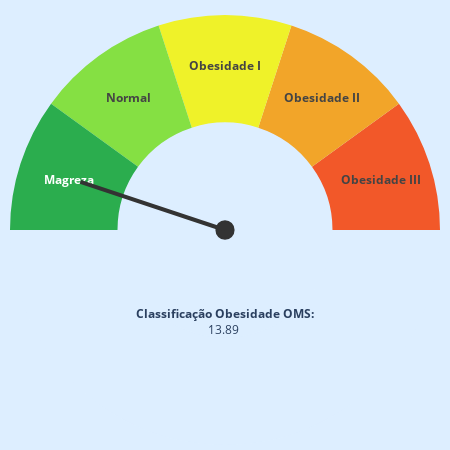
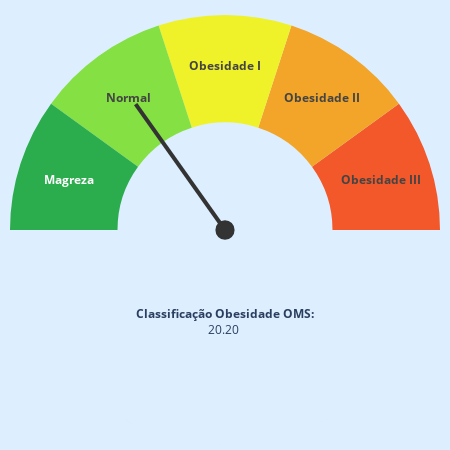
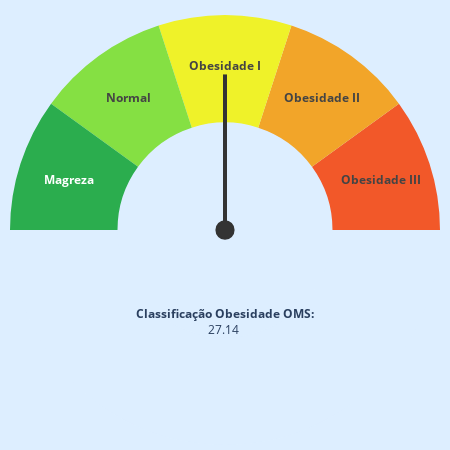
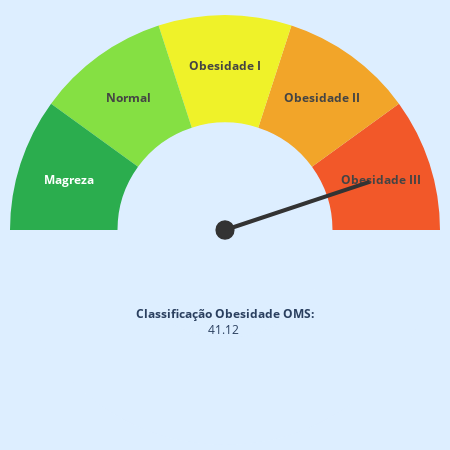

Notebook code for these charts, in order:
### Code cell
altura_peso = [[1.80, 45], [1.65, 55], [1.91, 99], [1.91, 150],[1.91, 190]]

# seu código

imc = []

# seu código
def imcFunc(alt, peso):
   imc = (peso / (alt **2))
   return imc

def verOms(imc):
    tp={}
    if imc <= 18.5:
        tp.update({'Magreza':10})
        return tp
    elif imc >18.5 and imc<25.00:
        tp.update({'Normal':30})
        return tp 
    elif imc >=25.00 and imc <30.00:
        tp.update({'Obesidade I':50})
        return tp
    elif imc >=30.00 and imc<40.00:
        tp.updatep({'Obesidade II':70})
        return tp 
    elif imc >=40:
        tp.update({'Obesidade grave III':90})
        return tp
         

l = len(altura_peso)
i = 0;

while l > 0:
    c = 0;

    imc.append(imcFunc(altura_peso[i][c], altura_peso[i][c+1]))
    print(f'Altura {altura_peso[i][c]} / Peso: {altura_peso[i][c+1]} / Imc : {imc[i]:,.2f}')
    ponteiro = verOms(imc[i])
    
    #gerando o grafico
    for p in ponteiro.items():
        gerarObesidade(p[1],imc[i])

    l = l-1
    c = c+1
    i = i+1

### Figure 1 — Plotly figure (JSON) as saved in the notebook; plotly's stock layout.template omitted (floating-point values rounded to 4 significant figures)
{"data": [{"hole": 0.5, "hoverinfo": "skip", "marker": {"colors": ["#def", "#f25829", "#f2a529", "#eff229", "#85e043", "#2bad4e"]}, "rotation": 90, "text": ["", "<b>Obesidade III</b>", "<b>Obesidade II</b>", "<b>Obesidade I</b>", "<b>Normal</b>", "<b>Magreza</b>"], "textinfo": "text", "type": "pie", "values": [0.5, 0.1, 0.1, 0.1, 0.1, 0.1]}], "layout": {"annotations": [{"showarrow": false, "text": "<b>Classificação Obesidade OMS:</b><br>13.89 ", "x": 0.5, "xanchor": "center", "xref": "paper", "y": 0.25, "yanchor": "bottom", "yref": "paper"}], "height": 450, "margin": {"b": 0, "l": 10, "r": 10, "t": 10}, "paper_bgcolor": "#def", "shapes": [{"fillcolor": "#333", "line": {"color": "#333"}, "type": "circle", "x0": 0.48, "x1": 0.52, "y0": 0.48, "y1": 0.52}, {"line": {"color": "#333", "width": 4}, "type": "line", "x0": 0.5, "x1": 0.1638, "y0": 0.5, "y1": 0.6093}], "showlegend": false, "width": 450}}

### Figure 2 — Plotly figure (JSON) as saved in the notebook; plotly's stock layout.template omitted (floating-point values rounded to 4 significant figures)
{"data": [{"hole": 0.5, "hoverinfo": "skip", "marker": {"colors": ["#def", "#f25829", "#f2a529", "#eff229", "#85e043", "#2bad4e"]}, "rotation": 90, "text": ["", "<b>Obesidade III</b>", "<b>Obesidade II</b>", "<b>Obesidade I</b>", "<b>Normal</b>", "<b>Magreza</b>"], "textinfo": "text", "type": "pie", "values": [0.5, 0.1, 0.1, 0.1, 0.1, 0.1]}], "layout": {"annotations": [{"showarrow": false, "text": "<b>Classificação Obesidade OMS:</b><br>20.20 ", "x": 0.5, "xanchor": "center", "xref": "paper", "y": 0.25, "yanchor": "bottom", "yref": "paper"}], "height": 450, "margin": {"b": 0, "l": 10, "r": 10, "t": 10}, "paper_bgcolor": "#def", "shapes": [{"fillcolor": "#333", "line": {"color": "#333"}, "type": "circle", "x0": 0.48, "x1": 0.52, "y0": 0.48, "y1": 0.52}, {"line": {"color": "#333", "width": 4}, "type": "line", "x0": 0.5, "x1": 0.2922, "y0": 0.5, "y1": 0.786}], "showlegend": false, "width": 450}}

### Figure 3 — Plotly figure (JSON) as saved in the notebook; plotly's stock layout.template omitted (floating-point values rounded to 4 significant figures)
{"data": [{"hole": 0.5, "hoverinfo": "skip", "marker": {"colors": ["#def", "#f25829", "#f2a529", "#eff229", "#85e043", "#2bad4e"]}, "rotation": 90, "text": ["", "<b>Obesidade III</b>", "<b>Obesidade II</b>", "<b>Obesidade I</b>", "<b>Normal</b>", "<b>Magreza</b>"], "textinfo": "text", "type": "pie", "values": [0.5, 0.1, 0.1, 0.1, 0.1, 0.1]}], "layout": {"annotations": [{"showarrow": false, "text": "<b>Classificação Obesidade OMS:</b><br>27.14 ", "x": 0.5, "xanchor": "center", "xref": "paper", "y": 0.25, "yanchor": "bottom", "yref": "paper"}], "height": 450, "margin": {"b": 0, "l": 10, "r": 10, "t": 10}, "paper_bgcolor": "#def", "shapes": [{"fillcolor": "#333", "line": {"color": "#333"}, "type": "circle", "x0": 0.48, "x1": 0.52, "y0": 0.48, "y1": 0.52}, {"line": {"color": "#333", "width": 4}, "type": "line", "x0": 0.5, "x1": 0.5, "y0": 0.5, "y1": 0.8536}], "showlegend": false, "width": 450}}

### Figure 4 — Plotly figure (JSON) as saved in the notebook; plotly's stock layout.template omitted (floating-point values rounded to 4 significant figures)
{"data": [{"hole": 0.5, "hoverinfo": "skip", "marker": {"colors": ["#def", "#f25829", "#f2a529", "#eff229", "#85e043", "#2bad4e"]}, "rotation": 90, "text": ["", "<b>Obesidade III</b>", "<b>Obesidade II</b>", "<b>Obesidade I</b>", "<b>Normal</b>", "<b>Magreza</b>"], "textinfo": "text", "type": "pie", "values": [0.5, 0.1, 0.1, 0.1, 0.1, 0.1]}], "layout": {"annotations": [{"showarrow": false, "text": "<b>Classificação Obesidade OMS:</b><br>41.12 ", "x": 0.5, "xanchor": "center", "xref": "paper", "y": 0.25, "yanchor": "bottom", "yref": "paper"}], "height": 450, "margin": {"b": 0, "l": 10, "r": 10, "t": 10}, "paper_bgcolor": "#def", "shapes": [{"fillcolor": "#333", "line": {"color": "#333"}, "type": "circle", "x0": 0.48, "x1": 0.52, "y0": 0.48, "y1": 0.52}, {"line": {"color": "#333", "width": 4}, "type": "line", "x0": 0.5, "x1": 0.8362, "y0": 0.5, "y1": 0.6093}], "showlegend": false, "width": 450}}
